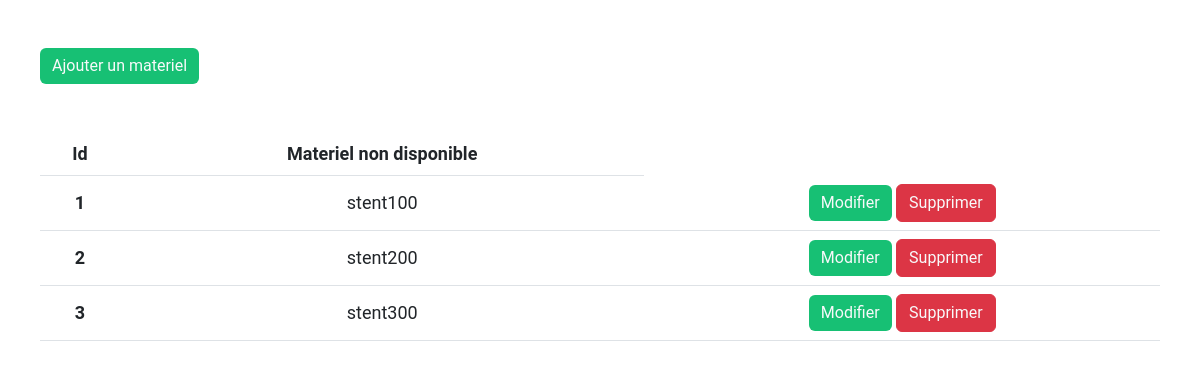
Page /availability/not-available.php (signed in) on the committed database.
### tables this page shows
CREATE TABLE `materiel_non_disponible` (
  `Materiel_non_disponible` varchar(10) DEFAULT NULL,
  `id` int(11) NOT NULL
);

### availability/not-available.php (the view, shortened to what this page needs)
<!DOCTYPE html>
<html lang="en">
<head>
    <link href="https://cdn.jsdelivr.net/npm/bootstrap@5.3.0-alpha1/dist/css/bootstrap.min.css" rel="stylesheet"
>
    <link rel="stylesheet" href="../css/main.css">
</head>
<body>
    <div class="container">
        <button class="btn btn-primary my-5">
            <a href="add-not-available.php" class="text-light">Ajouter un materiel</a>
        </button>
        <table class="table">
            <thead>
                <tr>
                    <th scope="col">Id</th>
                    <th scope="col">Materiel non disponible</th>
                </tr>
            </thead>
            <tbody>
                <?php
                include("../connection/connection.php");
                $sql = "select * from `materiel_non_disponible` ORDER BY Id";
                $result = mysqli_query($con, $sql);
                if ($result) {
                    while ($row = mysqli_fetch_assoc($result)) {
                        $id = $row['id'];
                        $materiel = $row['Materiel_non_disponible'];
                        echo '<tr>
                                            <th scope="row">' . $id . '</th>
                                            <td>' . $materiel . '</td>
                                                  <td>
                                                  <button class="btn btn-primary">
                                                      <a href="update.php?updatedId=' . $id . '" class="text-light">Modifier</a>
                                                  </button>
                                                  <button class="btn btn-danger">
                                                      <a href="delete.php?deletedId=' . $id . '" class="text-light">Supprimer</a>
                                                  </button>
                                              </td>
                                            </tr>';
                    }
                }
                ?>
            </tbody>
        </table>
    </div>
</body>

### css/main.css (style rules this page uses)
:root { --main-color: #8fcb9b; --main-color-alt: #5b9279; --main-section-color: #eae6e5; --main-border-raduis: 8px; --main-transition: 0.7s; }
html { scroll-behavior: smooth; }
* { -webkit-box-sizing: border-box; -moz-box-sizing: border-box; box-sizing: border-box; }
body { font-family: "Roboto", sans-serif; }
.container { padding-left: 15px; padding-right: 15px; margin-left: auto; margin-right: auto; }
@media (min-width: 768px) { .container { max-width: 750px; } }
@media (min-width: 992px) { .container { max-width: 970px; } }
@media (min-width: 1200px) { .container { max-width: 1150px; } }
a { text-decoration: none; display: block; }
.btn-primary { background-color: #17c074; border: none; }
table tr { transition: 0.5s; text-align: center; vertical-align: middle; font-size: 18px; }
table tr:is(:nth-child(even)) { background-color: var(--main-color); }
table tr:is(:nth-child(odd)) { background-color: rgb(175, 224, 185); }
table thead tr { background-color: unset !important; }

### rows in the picture
materiel_non_disponible: id "1", Materiel_non_disponible "stent100"
materiel_non_disponible: id "2", Materiel_non_disponible "stent200"
materiel_non_disponible: id "3", Materiel_non_disponible "stent300"
